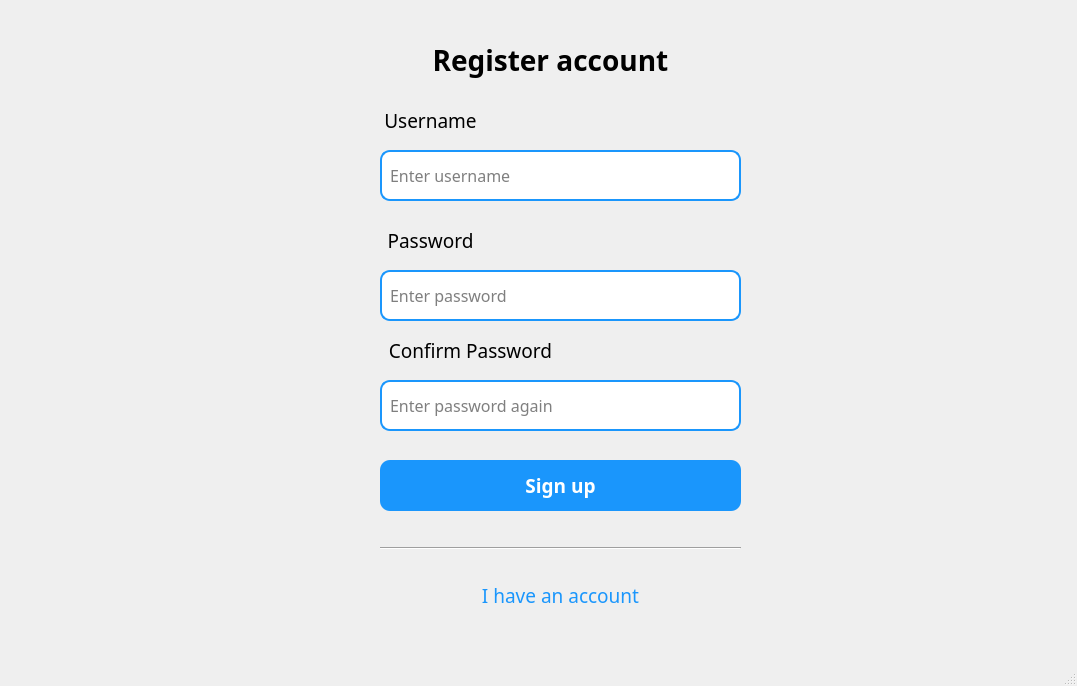
<?xml version="1.0" encoding="UTF-8"?>
<ui version="4.0">
 <class>MainWindow</class>
 <widget class="QMainWindow" name="MainWindow">
  <property name="geometry">
   <rect>
    <x>0</x>
    <y>0</y>
    <width>1077</width>
    <height>686</height>
   </rect>
  </property>
  <property name="minimumSize">
   <size>
    <width>1077</width>
    <height>686</height>
   </size>
  </property>
  <property name="maximumSize">
   <size>
    <width>1077</width>
    <height>686</height>
   </size>
  </property>
  <property name="windowTitle">
   <string>Sign up</string>
  </property>
  <property name="autoFillBackground">
   <bool>false</bool>
  </property>
  <widget class="QWidget" name="centralwidget">
   <widget class="QLabel" name="label_2">
    <property name="geometry">
     <rect>
      <x>150</x>
      <y>30</y>
      <width>801</width>
      <height>61</height>
     </rect>
    </property>
    <property name="font">
     <font>
      <family>Bahnschrift</family>
      <pointsize>21</pointsize>
      <weight>75</weight>
      <bold>true</bold>
      <kerning>true</kerning>
     </font>
    </property>
    <property name="styleSheet">
     <string notr="true">text-align: center;</string>
    </property>
    <property name="text">
     <string>Register account</string>
    </property>
    <property name="alignment">
     <set>Qt::AlignCenter</set>
    </property>
   </widget>
   <widget class="QPushButton" name="pushButton_signup">
    <property name="geometry">
     <rect>
      <x>380</x>
      <y>460</y>
      <width>361</width>
      <height>51</height>
     </rect>
    </property>
    <property name="font">
     <font>
      <family>Bahnschrift</family>
      <pointsize>14</pointsize>
      <weight>75</weight>
      <bold>true</bold>
     </font>
    </property>
    <property name="cursor">
     <cursorShape>PointingHandCursor</cursorShape>
    </property>
    <property name="styleSheet">
     <string notr="true">border-radius: 10px;
background-color: #1a96fc; /* Màu nền */
color: white; /* Màu chữ */</string>
    </property>
    <property name="text">
     <string>Sign up</string>
    </property>
   </widget>
   <widget class="Line" name="line">
    <property name="geometry">
     <rect>
      <x>380</x>
      <y>540</y>
      <width>361</width>
      <height>16</height>
     </rect>
    </property>
    <property name="orientation">
     <enum>Qt::Horizontal</enum>
    </property>
   </widget>
   <widget class="QLabel" name="label_4">
    <property name="geometry">
     <rect>
      <x>380</x>
      <y>230</y>
      <width>101</width>
      <height>21</height>
     </rect>
    </property>
    <property name="font">
     <font>
      <family>Bahnschrift</family>
      <pointsize>14</pointsize>
      <weight>50</weight>
      <bold>false</bold>
     </font>
    </property>
    <property name="styleSheet">
     <string notr="true">text-align: center;</string>
    </property>
    <property name="text">
     <string>Password</string>
    </property>
    <property name="alignment">
     <set>Qt::AlignCenter</set>
    </property>
   </widget>
   <widget class="QLabel" name="label_3">
    <property name="geometry">
     <rect>
      <x>380</x>
      <y>110</y>
      <width>101</width>
      <height>21</height>
     </rect>
    </property>
    <property name="font">
     <font>
      <family>Bahnschrift</family>
      <pointsize>14</pointsize>
      <weight>50</weight>
      <bold>false</bold>
     </font>
    </property>
    <property name="styleSheet">
     <string notr="true">text-align: center;</string>
    </property>
    <property name="text">
     <string>Username</string>
    </property>
    <property name="alignment">
     <set>Qt::AlignCenter</set>
    </property>
   </widget>
   <widget class="QLineEdit" name="lineEdit_username">
    <property name="geometry">
     <rect>
      <x>380</x>
      <y>150</y>
      <width>361</width>
      <height>51</height>
     </rect>
    </property>
    <property name="font">
     <font>
      <family>Bahnschrift</family>
      <pointsize>12</pointsize>
     </font>
    </property>
    <property name="cursor">
     <cursorShape>IBeamCursor</cursorShape>
    </property>
    <property name="styleSheet">
     <string notr="true">border-radius: 10px; /* Bo tròn */
border: 2px solid #1a96fc; /* Màu viền */
padding: 0px 6px; /* Độ dời của nội dung - Tránh để chữ dính sát vào viền */</string>
    </property>
    <property name="placeholderText">
     <string>Enter username</string>
    </property>
   </widget>
   <widget class="QLineEdit" name="lineEdit_password">
    <property name="geometry">
     <rect>
      <x>380</x>
      <y>270</y>
      <width>361</width>
      <height>51</height>
     </rect>
    </property>
    <property name="font">
     <font>
      <family>Bahnschrift</family>
      <pointsize>12</pointsize>
     </font>
    </property>
    <property name="styleSheet">
     <string notr="true">border-radius: 10px;
border: 2px solid #1a96fc;
padding: 0px 6px</string>
    </property>
    <property name="placeholderText">
     <string>Enter password</string>
    </property>
   </widget>
   <widget class="QPushButton" name="pushButton_goLogin">
    <property name="geometry">
     <rect>
      <x>460</x>
      <y>580</y>
      <width>201</width>
      <height>31</height>
     </rect>
    </property>
    <property name="font">
     <font>
      <family>Bahnschrift</family>
      <pointsize>14</pointsize>
     </font>
    </property>
    <property name="cursor">
     <cursorShape>PointingHandCursor</cursorShape>
    </property>
    <property name="styleSheet">
     <string notr="true">border-radius: 10px;
color: #1a96fc;
background-color: transparent; /* Transparent có nghĩa là Trong suốt */</string>
    </property>
    <property name="text">
     <string>I have an account</string>
    </property>
   </widget>
   <widget class="QLineEdit" name="lineEdit_confirm">
    <property name="geometry">
     <rect>
      <x>380</x>
      <y>380</y>
      <width>361</width>
      <height>51</height>
     </rect>
    </property>
    <property name="font">
     <font>
      <family>Bahnschrift</family>
      <pointsize>12</pointsize>
     </font>
    </property>
    <property name="styleSheet">
     <string notr="true">border-radius: 10px;
border: 2px solid #1a96fc;
padding: 0px 6px</string>
    </property>
    <property name="placeholderText">
     <string>Enter password again</string>
    </property>
   </widget>
   <widget class="QLabel" name="label_5">
    <property name="geometry">
     <rect>
      <x>380</x>
      <y>340</y>
      <width>181</width>
      <height>21</height>
     </rect>
    </property>
    <property name="font">
     <font>
      <family>Bahnschrift</family>
      <pointsize>14</pointsize>
      <weight>50</weight>
      <bold>false</bold>
     </font>
    </property>
    <property name="styleSheet">
     <string notr="true">text-align: center;</string>
    </property>
    <property name="text">
     <string>Confirm Password</string>
    </property>
    <property name="alignment">
     <set>Qt::AlignCenter</set>
    </property>
   </widget>
   <widget class="QLabel" name="label">
    <property name="geometry">
     <rect>
      <x>-10</x>
      <y>0</y>
      <width>1101</width>
      <height>671</height>
     </rect>
    </property>
    <property name="autoFillBackground">
     <bool>false</bool>
    </property>
    <property name="text">
     <string/>
    </property>
    <property name="pixmap">
     <pixmap>../../../Documents/Lightshot/Resources/pexels-eberhardgross-12527029 (1).jpg</pixmap>
    </property>
   </widget>
   <zorder>label</zorder>
   <zorder>label_2</zorder>
   <zorder>pushButton_signup</zorder>
   <zorder>line</zorder>
   <zorder>label_4</zorder>
   <zorder>label_3</zorder>
   <zorder>lineEdit_username</zorder>
   <zorder>lineEdit_password</zorder>
   <zorder>pushButton_goLogin</zorder>
   <zorder>lineEdit_confirm</zorder>
   <zorder>label_5</zorder>
  </widget>
  <widget class="QStatusBar" name="statusbar"/>
 </widget>
 <resources>
  <include location="../../Resources/whitebg.qrc"/>
 </resources>
 <connections/>
</ui>
